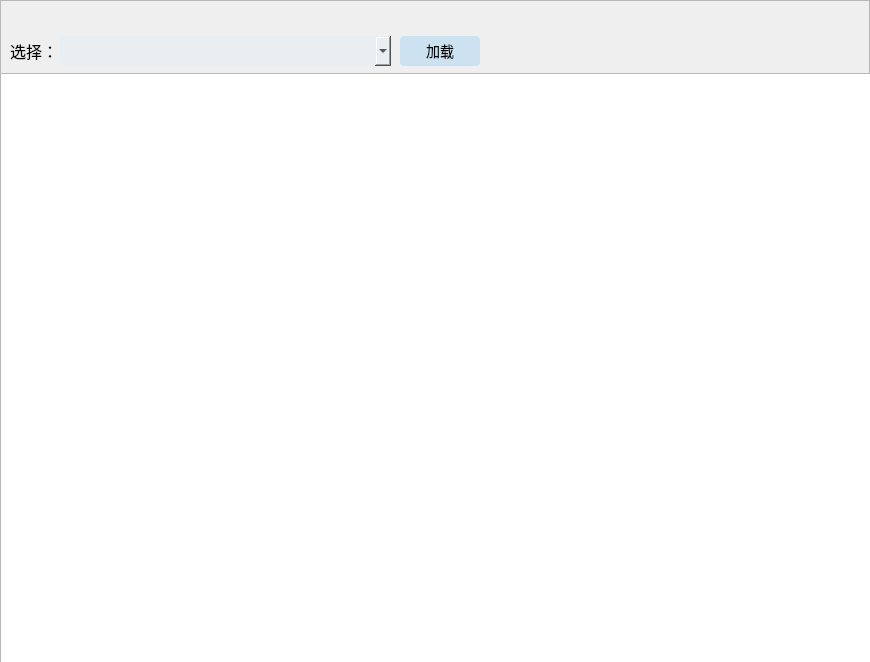
<?xml version="1.0" encoding="UTF-8"?>
<ui version="4.0">
 <class>LogDialog</class>
 <widget class="QDialog" name="LogDialog">
  <property name="geometry">
   <rect>
    <x>0</x>
    <y>0</y>
    <width>870</width>
    <height>662</height>
   </rect>
  </property>
  <property name="sizePolicy">
   <sizepolicy hsizetype="Expanding" vsizetype="Preferred">
    <horstretch>0</horstretch>
    <verstretch>0</verstretch>
   </sizepolicy>
  </property>
  <property name="minimumSize">
   <size>
    <width>850</width>
    <height>0</height>
   </size>
  </property>
  <property name="maximumSize">
   <size>
    <width>1140</width>
    <height>16777215</height>
   </size>
  </property>
  <layout class="QGridLayout" name="gridLayout">
   <property name="leftMargin">
    <number>0</number>
   </property>
   <property name="topMargin">
    <number>0</number>
   </property>
   <property name="rightMargin">
    <number>0</number>
   </property>
   <property name="bottomMargin">
    <number>0</number>
   </property>
   <item row="0" column="0">
    <widget class="QFrame" name="frame">
     <property name="frameShape">
      <enum>QFrame::StyledPanel</enum>
     </property>
     <property name="frameShadow">
      <enum>QFrame::Raised</enum>
     </property>
     <widget class="QWidget" name="titlebar" native="true">
      <property name="geometry">
       <rect>
        <x>0</x>
        <y>0</y>
        <width>870</width>
        <height>30</height>
       </rect>
      </property>
      <property name="minimumSize">
       <size>
        <width>0</width>
        <height>30</height>
       </size>
      </property>
      <property name="maximumSize">
       <size>
        <width>16777215</width>
        <height>30</height>
       </size>
      </property>
      <layout class="QHBoxLayout" name="titlebar_layout">
       <property name="spacing">
        <number>0</number>
       </property>
       <property name="leftMargin">
        <number>0</number>
       </property>
       <property name="topMargin">
        <number>0</number>
       </property>
       <property name="rightMargin">
        <number>0</number>
       </property>
       <property name="bottomMargin">
        <number>0</number>
       </property>
      </layout>
     </widget>
     <widget class="QWidget" name="addWidget" native="true">
      <property name="geometry">
       <rect>
        <x>0</x>
        <y>31</y>
        <width>870</width>
        <height>48</height>
       </rect>
      </property>
      <property name="minimumSize">
       <size>
        <width>0</width>
        <height>30</height>
       </size>
      </property>
      <widget class="QLabel" name="label_24">
       <property name="geometry">
        <rect>
         <x>10</x>
         <y>5</y>
         <width>48</width>
         <height>30</height>
        </rect>
       </property>
       <property name="font">
        <font>
         <pointsize>12</pointsize>
        </font>
       </property>
       <property name="text">
        <string>选择：</string>
       </property>
      </widget>
      <widget class="QComboBox" name="comboBoxSelect">
       <property name="geometry">
        <rect>
         <x>60</x>
         <y>5</y>
         <width>331</width>
         <height>30</height>
        </rect>
       </property>
       <property name="minimumSize">
        <size>
         <width>200</width>
         <height>30</height>
        </size>
       </property>
       <property name="styleSheet">
        <string notr="true">background: #e9eef2;
border-radius: 4px;
padding-left: 23px;
font-size: 14px;
color: rgba(0,0,0,0.8);
border: 0px;</string>
       </property>
      </widget>
      <widget class="QPushButton" name="ButtonLoad">
       <property name="geometry">
        <rect>
         <x>400</x>
         <y>5</y>
         <width>80</width>
         <height>30</height>
        </rect>
       </property>
       <property name="minimumSize">
        <size>
         <width>80</width>
         <height>30</height>
        </size>
       </property>
       <property name="styleSheet">
        <string notr="true">background: #cce2f0;
border-radius: 4px;
font-size: 14px;</string>
       </property>
       <property name="text">
        <string>加载</string>
       </property>
       <property name="icon">
        <iconset resource="../../CHOWTAIFOOK_Detection.qrc">
         <normaloff>:/uiframe/images/viewtoolbar/import.svg</normaloff>:/uiframe/images/viewtoolbar/import.svg</iconset>
       </property>
      </widget>
     </widget>
     <widget class="QWidget" name="mainWidget" native="true">
      <property name="geometry">
       <rect>
        <x>0</x>
        <y>73</y>
        <width>870</width>
        <height>589</height>
       </rect>
      </property>
      <property name="font">
       <font>
        <family>Microsoft YaHei</family>
       </font>
      </property>
      <property name="styleSheet">
       <string notr="true"/>
      </property>
      <widget class="Line" name="line">
       <property name="geometry">
        <rect>
         <x>0</x>
         <y>-60</y>
         <width>1141</width>
         <height>131</height>
        </rect>
       </property>
       <property name="orientation">
        <enum>Qt::Horizontal</enum>
       </property>
      </widget>
      <widget class="QWidget" name="gridLayoutWidget">
       <property name="geometry">
        <rect>
         <x>0</x>
         <y>0</y>
         <width>871</width>
         <height>591</height>
        </rect>
       </property>
       <layout class="QGridLayout" name="logLayout">
        <item row="0" column="0">
         <widget class="QTextBrowser" name="textBrowser"/>
        </item>
       </layout>
      </widget>
     </widget>
    </widget>
   </item>
  </layout>
 </widget>
 <resources>
  <include location="../../CHOWTAIFOOK_Detection.qrc"/>
 </resources>
 <connections/>
</ui>
